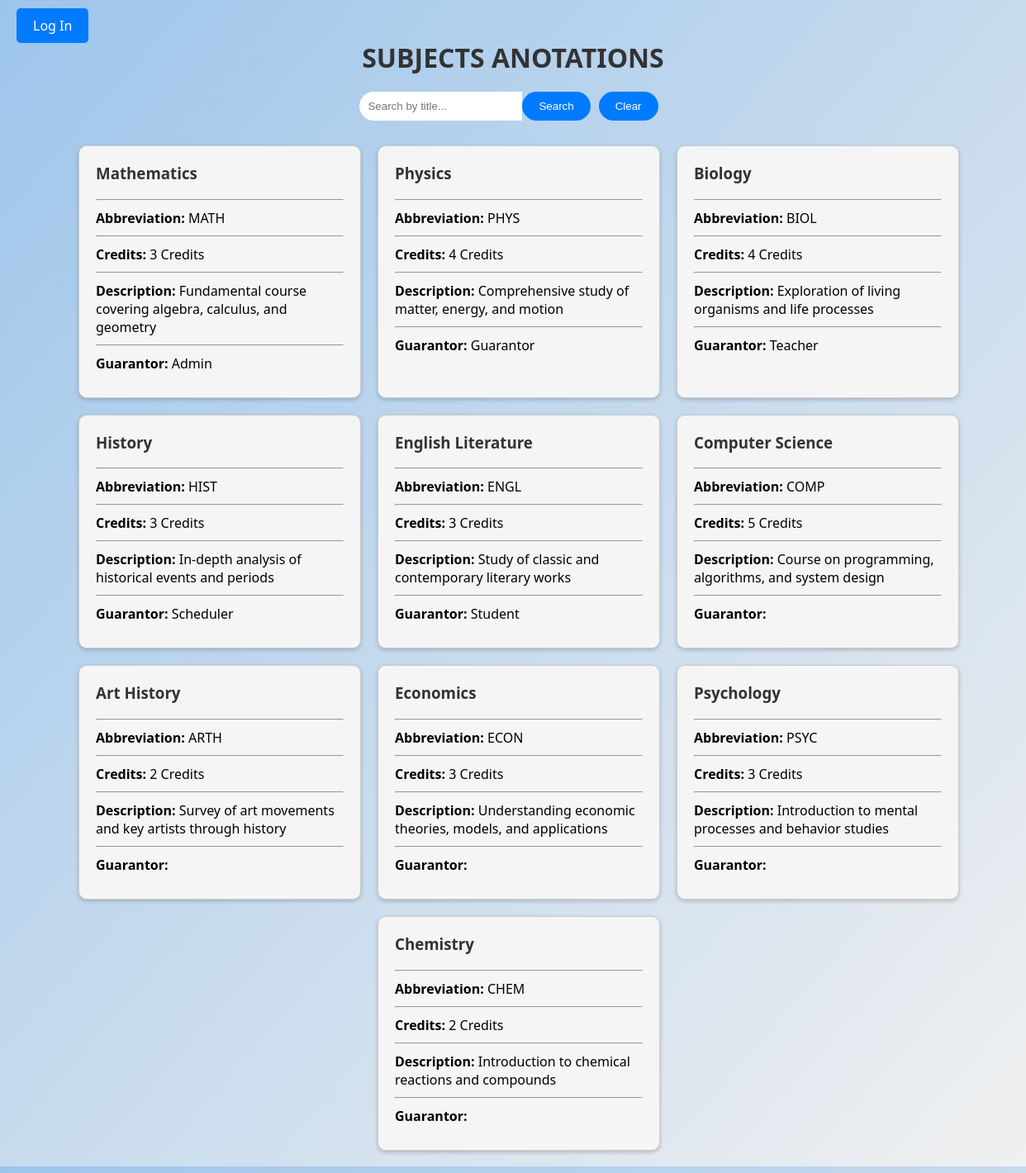
The page /Pages/anotations_page.php on the database its author committed.
### tables this page shows
CREATE TABLE SUBJECTS (
     
    subject_ID INT AUTO_INCREMENT NOT NULL PRIMARY KEY,
     
    guarantor_ID INT REFERENCES USERS(user_ID),
     
    title VARCHAR(50) NOT NULL,
    abbervation VARCHAR(4) NOT NULL UNIQUE,
    credits INT NOT NULL,
    subj_description VARCHAR(500)
);

CREATE TABLE USERS (
     
    user_ID INT AUTO_INCREMENT NOT NULL PRIMARY KEY,
     
    username VARCHAR(50) NOT NULL UNIQUE,
    hashed_password VARCHAR(255) NOT NULL,  
    email VARCHAR(50) NOT NULL ,
    user_role ENUM('Admin', 'Guarantor', 'Teacher', 'Scheduler', 'Student') NOT NULL
);

### Pages/anotations_page.php (the view, shortened to what this page needs)
<?php
require '../Database/db_connect.php';
$searchQuery = isset($_GET['search']) ? $_GET['search'] : "";
$subjects = [];
if (!empty($searchQuery)) {
    $stmt = $pdo->prepare("SELECT SUBJECTS.*, USERS.username as guarantor_name FROM SUBJECTS LEFT JOIN USERS ON SUBJECTS.guarantor_ID = USERS.user_ID WHERE SUBJECTS.title LIKE :title");
    $stmt->execute(['title' => '%'.$searchQuery.'%']);
    $subjects = $stmt->fetchAll(PDO::FETCH_ASSOC);
} else {
    $stmt = $pdo->prepare("SELECT SUBJECTS.*, USERS.username as guarantor_name FROM SUBJECTS LEFT JOIN USERS ON SUBJECTS.guarantor_ID = USERS.user_ID");
    $stmt->execute();
    $subjects = $stmt->fetchAll(PDO::FETCH_ASSOC);
}
?>
<!DOCTYPE html>
<html lang="en">
<head>
    <link rel="stylesheet" href="../Styles/anotations_style.css">
    <link rel="stylesheet" href="../Styles/sidebar_style.css">
    <link rel="stylesheet" href="https://cdnjs.cloudflare.com/ajax/libs/font-awesome/6.0.0-beta3/css/all.min.css">
</head>
<body>
<?php if (!isset($_SESSION['loggedin']) || $_SESSION['loggedin'] !== true): ?>
    <div class="login-button-container">
        <a href="../Pages/login_page.php" class="login-button">Log In</a>
    </div>
<?php endif; ?>
<div class="title">Subjects anotations</div>
<div class="search-form">
    <input type="text" id="searchBox" value="<?php echo htmlspecialchars($searchQuery); ?>" class="search-input" placeholder="Search by title...">
    <button onclick="searchUser()" class="search-btn">Search</button>
    <button onclick="clearAndSearch()" class="search-btn">Clear</button>
</div>
<div class="card-container">
    <?php foreach ($subjects as $subject): ?>
        <div class="card">
            <h3><?= htmlspecialchars($subject['title']) ?></h3>
            <hr>
            <p><strong>Abbreviation:</strong> <?= htmlspecialchars($subject['abbervation']) ?></p>
            <hr>
            <p><strong>Credits:</strong> <?= htmlspecialchars($subject['credits']) ?> Credits</p>
            <hr>
            <p><strong>Description:</strong> <?= htmlspecialchars($subject['subj_description']) ?></p>
            <hr>
            <p><strong>Guarantor:</strong> <?= htmlspecialchars($subject['guarantor_name']) ?></p>
        </div>
    <?php endforeach; ?>
</div>
</body>
</html>

### Styles/anotations_style.css (style rules this page uses)
.card-container { display: flex; flex-wrap: wrap; gap: 20px; justify-content: center; overflow-y: auto; max-height: 75vh; width: 100%; max-width: 1200px; margin: 0 auto; padding: 20px; }
.card { border: 1px solid #ccc; padding: 20px; box-shadow: 0 2px 5px rgba(0,0,0,0.2); width: 300px; background: whitesmoke; border-radius: 10px; }
.card h3 { margin-top: 0; color: #333; }
.card p { margin: 10px 0; }
.title { text-align: center; font-size: 2em; margin-top: 20px; margin-bottom: 20px; color: #333; font-weight: bold; text-transform: uppercase; }
.search-form { display: flex; justify-content: center; margin-bottom: 10px; }
.search-input[type="text"] { padding: 10px; border: none; border-radius: 20px 0 0 20px; outline: none; width: 70%; }
.search-btn { padding: 10px 20px; margin-right: 10px; border: none; background-color: #007BFF; color: white; border-radius: 20px; cursor: pointer; }
.login-button-container { position: absolute; top: 20px; left: 20px; }
.login-button { padding: 10px 20px; background-color: #007bff; color: white; text-decoration: none; border-radius: 5px; font-size: 1em; }

### rows shown on the page
subjects: title "Mathematics", abbervation "MATH", credits "3", subj_description "Fundamental course covering algebra, calculus, and geometry", guarantor_ID.username "Admin"
subjects: title "Physics", abbervation "PHYS", credits "4", subj_description "Comprehensive study of matter, energy, and motion", guarantor_ID.username "Guarantor"
subjects: title "Biology", abbervation "BIOL", credits "4", subj_description "Exploration of living organisms and life processes", guarantor_ID.username "Teacher"
subjects: title "History", abbervation "HIST", credits "3", subj_description "In-depth analysis of historical events and periods", guarantor_ID.username "Scheduler"
subjects: title "English Literature", abbervation "ENGL", credits "3", subj_description "Study of classic and contemporary literary works", guarantor_ID.username "Student"
subjects: title "Computer Science", abbervation "COMP", credits "5", subj_description "Course on programming, algorithms, and system design"
subjects: title "Art History", abbervation "ARTH", credits "2", subj_description "Survey of art movements and key artists through history"
subjects: title "Economics", abbervation "ECON", credits "3", subj_description "Understanding economic theories, models, and applications"
subjects: title "Psychology", abbervation "PSYC", credits "3", subj_description "Introduction to mental processes and behavior studies"
subjects: title "Chemistry", abbervation "CHEM", credits "2", subj_description "Introduction to chemical reactions and compounds"
